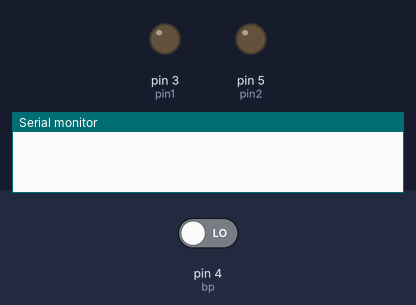
Simulated run of this sketch. Board: Arduino Uno, built with avr-gcc and run on an emulated ATmega328P. On the bench: output pins drawn as LEDs (lit = HIGH), the last lines printed to the serial monitor. The inputs (shaded band) are chosen by the test bench; at power-on: pin 4 (bp) LOW.

Above: at 1.2 s.
1.3 s: pin 4 (bp) driven HIGH
At 6.05 s:
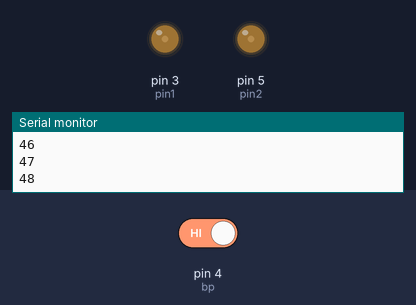
7.3 s: pin 4 (bp) driven LOW
8.8 s: pin 4 (bp) driven HIGH
At 12.36 s:
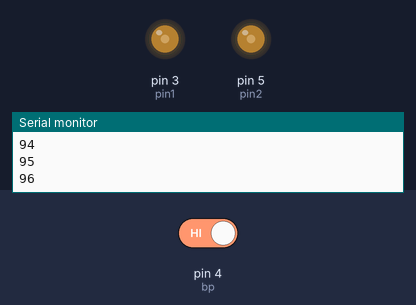
At 17.17 s:
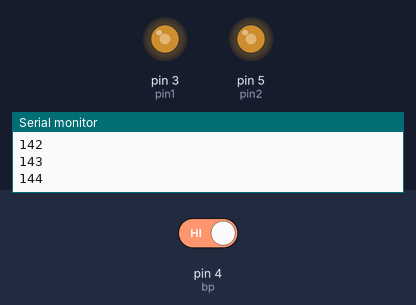
Timing chart, 0 to 23.8 s (numbered marks = the images above; inputs shaded):
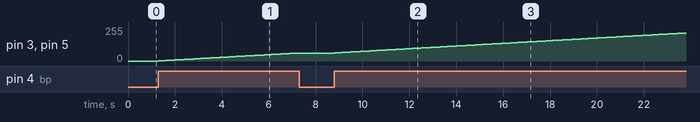

Measured:
- after the input at 1.3 s, pin 3 (pin1), pin 5 (pin2): moves from 0/255 to 60/255 over 5.9 s, starting at once
- after the input at 7.3 s, pin 3 (pin1), pin 5 (pin2): stays 60/255 (without the input it goes to 61/255 after 0.01 s)
- after the input at 8.8 s, pin 3 (pin1), pin 5 (pin2): moves from 60/255 to 210/255 over 14.9 s, starting at once

The sketch:

PWM.ino
```cpp
#define pin1 3
#define pin2 5
#define bp 4

int count = 0;

void setup() {
  pinMode(pin1, OUTPUT);
  pinMode(pin2, OUTPUT);
  pinMode(bp, INPUT);
  digitalWrite(pin1, LOW);
  digitalWrite(pin2, LOW);

  Serial.begin(9600);
}

void loop() {
  if (digitalRead(bp)){
    count++;
    Serial.println(count);
    analogWrite(pin1, count);
    analogWrite(pin2, count);
  }
  delay(100);
}
```
